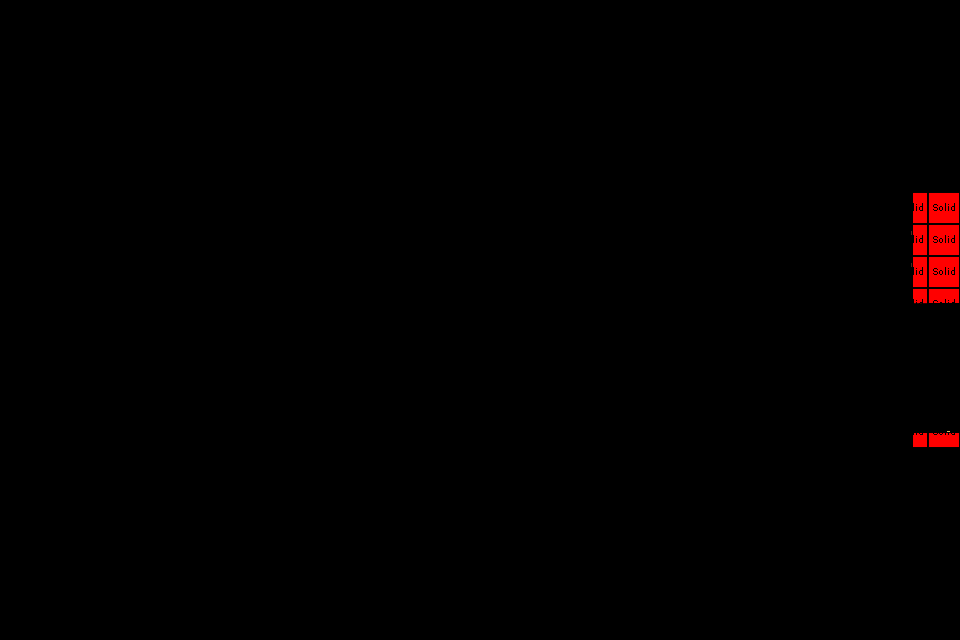

A level layout from a 2D game, rendered from its tile map. Below: a short description, then the map file with its tile-grid data intact:
An orthogonal 30x20 tile map with 32x32 px tiles, 2 tile layers (mur, collision), 1 hidden layer not drawn, 2 tilesets.

<map version="1.4" tiledversion="1.4.3" orientation="orthogonal" renderorder="right-down" width="30" height="20" tilewidth="32" tileheight="32" infinite="0" nextlayerid="10" nextobjectid="1">
 <tileset firstgid="1" source="../dungeon.tsx" />
 <tileset firstgid="401" source="../collision.tsx" />
 <layer id="3" name="mur" width="30" height="20">
  <data encoding="csv">
0,0,0,0,0,0,0,0,0,0,0,0,0,0,0,0,0,0,0,0,0,0,0,0,0,0,0,0,0,0,
0,0,0,0,0,0,0,0,0,0,0,0,0,0,0,0,0,0,0,0,0,0,0,0,0,0,0,0,0,0,
0,0,0,0,0,0,0,0,0,0,0,0,0,0,0,0,0,0,0,0,0,0,0,0,0,0,0,0,0,0,
0,0,0,0,0,0,0,0,0,0,0,0,0,0,0,0,0,0,0,0,0,0,0,0,0,0,0,0,0,0,
0,0,0,0,0,0,0,0,0,0,0,0,0,0,0,0,0,0,0,0,0,0,0,0,0,0,0,0,0,0,
0,0,0,0,0,0,0,0,0,0,0,0,0,0,0,0,0,0,0,0,0,0,0,0,0,0,0,0,0,0,
0,0,0,0,0,0,0,0,0,0,0,0,0,0,0,0,0,0,0,0,0,0,0,0,0,0,0,0,341,342,
0,0,0,0,0,0,0,0,0,0,0,0,0,0,0,0,0,0,0,0,0,0,0,0,0,0,0,0,361,362,
0,0,0,0,0,0,0,0,0,0,0,0,0,0,0,0,0,0,0,0,0,0,0,0,0,0,0,0,361,362,
0,0,0,0,0,0,0,0,0,0,0,0,0,0,0,0,0,0,0,0,0,0,0,0,0,0,0,0,381,382,
0,0,0,0,0,0,0,0,0,0,0,0,0,0,0,0,0,0,0,0,0,0,0,0,0,0,0,0,106,307,
0,0,0,0,0,0,0,0,0,0,0,0,0,0,0,0,0,0,0,0,0,0,0,0,0,0,0,0,106,307,
0,0,0,0,0,0,0,0,0,0,0,0,0,0,0,0,0,0,0,0,0,0,0,0,0,0,0,0,106,307,
0,0,0,0,0,0,0,0,0,0,0,0,0,0,0,0,0,0,0,0,0,0,0,0,0,0,0,0,301,302,
0,0,0,0,0,0,0,0,0,0,0,0,0,0,0,0,0,0,0,0,0,0,0,0,0,0,0,0,0,0,
0,0,0,0,0,0,0,0,0,0,0,0,0,0,0,0,0,0,0,0,0,0,0,0,0,0,0,0,0,0,
0,0,0,0,0,0,0,0,0,0,0,0,0,0,0,0,0,0,0,0,0,0,0,0,0,0,0,0,0,0,
0,0,0,0,0,0,0,0,0,0,0,0,0,0,0,0,0,0,0,0,0,0,0,0,0,0,0,0,0,0,
0,0,0,0,0,0,0,0,0,0,0,0,0,0,0,0,0,0,0,0,0,0,0,0,0,0,0,0,0,0,
0,0,0,0,0,0,0,0,0,0,0,0,0,0,0,0,0,0,0,0,0,0,0,0,0,0,0,0,0,0
</data>
 </layer>
 <layer id="5" name="porte" width="30" height="20" visible="0">
  <data encoding="csv">
0,0,0,0,0,0,0,0,0,0,0,0,0,0,0,0,0,0,0,0,0,0,0,0,0,0,0,0,0,0,
0,0,0,0,0,0,0,0,0,0,0,0,0,0,0,0,0,0,0,0,0,0,0,0,0,0,0,0,0,0,
0,0,0,0,0,0,0,0,0,0,0,0,0,0,0,0,0,0,0,0,0,0,0,0,0,0,0,0,0,0,
0,0,0,0,0,0,0,0,0,0,0,0,0,0,0,0,0,0,0,0,0,0,0,0,0,0,0,0,0,0,
0,0,0,0,0,0,0,0,0,0,0,0,0,0,0,0,0,0,0,0,0,0,0,0,0,0,0,0,0,0,
0,0,0,0,0,0,0,0,0,0,0,0,0,0,0,0,0,0,0,0,0,0,0,0,0,0,0,0,0,0,
0,0,0,0,0,0,0,0,0,0,0,0,0,0,0,0,0,0,0,0,0,0,0,0,0,0,0,0,0,0,
0,0,0,0,0,0,0,0,0,0,0,0,0,0,0,0,0,0,0,0,0,0,0,0,0,0,0,0,121,122,
0,0,0,0,0,0,0,0,0,0,0,0,0,0,0,0,0,0,0,0,0,0,0,0,0,0,0,0,141,142,
0,0,0,0,0,0,0,0,0,0,0,0,0,0,0,0,0,0,0,0,0,0,0,0,0,0,0,0,141,142,
0,0,0,0,0,0,0,0,0,0,0,0,0,0,0,0,0,0,0,0,0,0,0,0,0,0,0,0,141,142,
0,0,0,0,0,0,0,0,0,0,0,0,0,0,0,0,0,0,0,0,0,0,0,0,0,0,0,0,141,142,
0,0,0,0,0,0,0,0,0,0,0,0,0,0,0,0,0,0,0,0,0,0,0,0,0,0,0,0,161,162,
0,0,0,0,0,0,0,0,0,0,0,0,0,0,0,0,0,0,0,0,0,0,0,0,0,0,0,0,167,168,
0,0,0,0,0,0,0,0,0,0,0,0,0,0,0,0,0,0,0,0,0,0,0,0,0,0,0,0,0,0,
0,0,0,0,0,0,0,0,0,0,0,0,0,0,0,0,0,0,0,0,0,0,0,0,0,0,0,0,0,0,
0,0,0,0,0,0,0,0,0,0,0,0,0,0,0,0,0,0,0,0,0,0,0,0,0,0,0,0,0,0,
0,0,0,0,0,0,0,0,0,0,0,0,0,0,0,0,0,0,0,0,0,0,0,0,0,0,0,0,0,0,
0,0,0,0,0,0,0,0,0,0,0,0,0,0,0,0,0,0,0,0,0,0,0,0,0,0,0,0,0,0,
0,0,0,0,0,0,0,0,0,0,0,0,0,0,0,0,0,0,0,0,0,0,0,0,0,0,0,0,0,0
</data>
 </layer>
 <layer id="9" name="collision" width="30" height="20">
  <data encoding="csv">
0,0,0,0,0,0,0,0,0,0,0,0,0,0,0,0,0,0,0,0,0,0,0,0,0,0,0,0,0,0,
0,0,0,0,0,0,0,0,0,0,0,0,0,0,0,0,0,0,0,0,0,0,0,0,0,0,0,0,0,0,
0,0,0,0,0,0,0,0,0,0,0,0,0,0,0,0,0,0,0,0,0,0,0,0,0,0,0,0,0,0,
0,0,0,0,0,0,0,0,0,0,0,0,0,0,0,0,0,0,0,0,0,0,0,0,0,0,0,0,0,0,
0,0,0,0,0,0,0,0,0,0,0,0,0,0,0,0,0,0,0,0,0,0,0,0,0,0,0,0,0,0,
0,0,0,0,0,0,0,0,0,0,0,0,0,0,0,0,0,0,0,0,0,0,0,0,0,0,0,0,0,0,
0,0,0,0,0,0,0,0,0,0,0,0,0,0,0,0,0,0,0,0,0,0,0,0,0,0,0,0,408,401,
0,0,0,0,0,0,0,0,0,0,0,0,0,0,0,0,0,0,0,0,0,0,0,0,0,0,0,0,408,401,
0,0,0,0,0,0,0,0,0,0,0,0,0,0,0,0,0,0,0,0,0,0,0,0,0,0,0,0,408,401,
0,0,0,0,0,0,0,0,0,0,0,0,0,0,0,0,0,0,0,0,0,0,0,0,0,0,0,0,416,406,
0,0,0,0,0,0,0,0,0,0,0,0,0,0,0,0,0,0,0,0,0,0,0,0,0,0,0,0,410,410,
0,0,0,0,0,0,0,0,0,0,0,0,0,0,0,0,0,0,0,0,0,0,0,0,0,0,0,0,410,410,
0,0,0,0,0,0,0,0,0,0,0,0,0,0,0,0,0,0,0,0,0,0,0,0,0,0,0,0,410,410,
0,0,0,0,0,0,0,0,0,0,0,0,0,0,0,0,0,0,0,0,0,0,0,0,0,0,0,0,411,407,
0,0,0,0,0,0,0,0,0,0,0,0,0,0,0,0,0,0,0,0,0,0,0,0,0,0,0,0,0,0,
0,0,0,0,0,0,0,0,0,0,0,0,0,0,0,0,0,0,0,0,0,0,0,0,0,0,0,0,0,0,
0,0,0,0,0,0,0,0,0,0,0,0,0,0,0,0,0,0,0,0,0,0,0,0,0,0,0,0,0,0,
0,0,0,0,0,0,0,0,0,0,0,0,0,0,0,0,0,0,0,0,0,0,0,0,0,0,0,0,0,0,
0,0,0,0,0,0,0,0,0,0,0,0,0,0,0,0,0,0,0,0,0,0,0,0,0,0,0,0,0,0,
0,0,0,0,0,0,0,0,0,0,0,0,0,0,0,0,0,0,0,0,0,0,0,0,0,0,0,0,0,0
</data>
 </layer>
</map>
